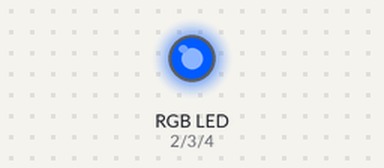
Simulated run of this sketch. Board: Arduino Uno, built with avr-gcc and run on an emulated ATmega328P. Parts: an RGB LED mixed from three pins (HIGH = lit). Random numbers use the default seed unless the sketch sets one.

Above: at 0.12 s.
At 6.1 s:
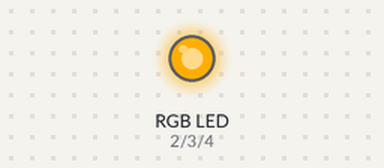
At 16.6 s:
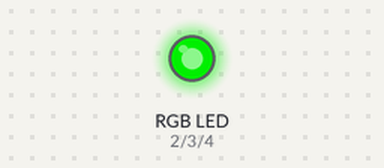
At 19.3 s:
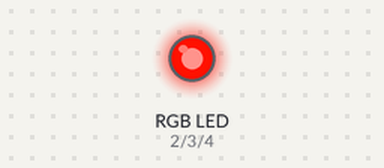
At 29.8 s:
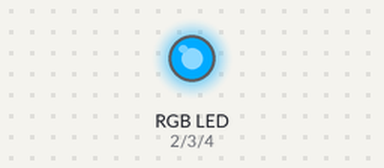
At 37.6 s:
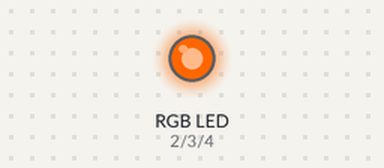
Timing chart, 0 to 40.0 s (numbered marks = the images above):
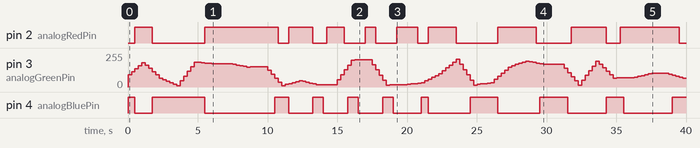

Measured:
- by itself, pin 2 (analogRedPin): LOW → HIGH at 0.50 s, → LOW 1.3 s later, → HIGH 3.8 s later, → LOW 5.3 s later, … (20 changes in this stretch)
- by itself, pin 4 (analogBluePin): LOW → HIGH at 0.00 s, → LOW 0.50 s later, → HIGH 1.3 s later, → LOW 3.8 s later, … (21 changes in this stretch)
- by itself, pin 3 (analogGreenPin): 0/255 → 91/255 at 0.00 s, → 114/255 0.25 s later, → 137/255 0.25 s later, → 160/255 0.25 s later, … (126 changes in this stretch)

The sketch:

fade.ino
```cpp
#define analogRedPin 2
#define analogGreenPin 3
#define analogBluePin 4

// array contains all color set
int rgb[18][3]={
              {248,12,18},{238,17,0},{255,51,17},{255,68,34},{255,102,68},
              {255,153,51},{254,174,45},{204,187,51},{208,195,16},{170,204,34},
              {105,208,37},{34,204,170},{18,189,185},{17,170,187},{68,68,221},
              {51,17,187},{59,12,189},{68,34,153}
             };

long randNumber=0, randNumberLast=0;

int K=5;                            // the number of fade steps

void setup() {
  Serial.begin(115200);
  randomSeed(analogRead(0));

  pinMode(analogRedPin, OUTPUT);
  pinMode(analogGreenPin, OUTPUT);
  pinMode(analogBluePin, OUTPUT);

  randNumber = random(0,18);        // generate a number from 0~17
  randNumberLast = randNumber;
}

void loop() {
  randNumber = random(0,18);        // generate a number from 0~17
  double intervalRed=0, intervalGreen=0, intervalBlue=0;

  // calculate the intervalRed Number
  intervalRed = rgb[randNumber][0] - rgb[randNumberLast][0];
  intervalRed /= K;

  // calculate the intervalGreen Number
  intervalGreen = rgb[randNumber][1] - rgb[randNumberLast][1];
  intervalGreen /= K;

  // calculate the intervalBlue Number
  intervalBlue = rgb[randNumber][2] - rgb[randNumberLast][2];
  intervalBlue /= K;

  int red=rgb[randNumberLast][0], green=rgb[randNumberLast][1], blue=rgb[randNumberLast][2];

  for (int i=0;i<K;i++){
    red=red+intervalRed;
    green=green+intervalGreen;
    blue=blue+intervalBlue;
    analogWrite(analogRedPin, round(red));
    analogWrite(analogGreenPin, round(green));
    analogWrite(analogBluePin, round(blue));

    delay(250);
  }

  randNumberLast = randNumber;
}
```
